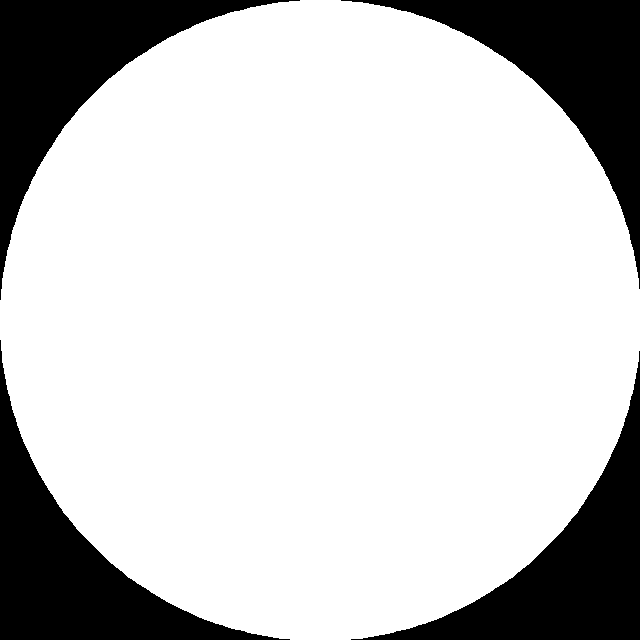
#> input picture input/0.bmp, 640 x 640 px
$ python -i ImageProcess.py   (imports and definitions only)   (Python 2 division)
#> lines starting #> are read from the running program, lines starting #| are printed output that depends on the picture; after the words box and inside, x2 and y2 are one past the last pixel; in counts of white or black regions, pixels touching at a corner belong together
from PIL import Image, ImageChops, ImageDraw, ImageFilter
import unittest
import logging

Left = 160
Top = 50
width = 640
height = 640

def createEllipseMaskImage( width, height ):
    assert width >= 0 and  height >= 0
    im = Image.new( "1", ( width, height ) , 0 )
    draw = ImageDraw.Draw( im, "1" )
    draw.ellipse( ( 0, 0, width, height ), fill = 1, outline = 1 )
    return im

def cutImage( im, startX, startY, width, height ):
    assert width > 0 and height > 0 and startX >= 0 and startY >= 0
    return im.crop( ( startX, startY, startX + width, startY + height ) )

# [5 lines left out: function addEllipseMask, not called in this run]

def locateEllipseInImage( im ):
    global Left, Top, width, height
    return  Left, Top, width, height

def getEllipseHistogram( im ):
    w, h = im.size
    imMask = createEllipseMaskImage( w, h )
    histogram = im.histogram( imMask )
    filter = list()
    for i in range( 41 ):
        filter.append( 1 )
    if str( im.mode ) == "L":
        _filterList( histogram, filter )
    elif str( im.mode ) == "RGB":
        _filterList( histogram, filter, start = 0, end = 256 )
        _filterList( histogram, filter, start = 256, end = 512 )
        _filterList( histogram, filter, start = 512, end = 768 )
    return histogram

# [18 lines left out: function _drawEllipseHistogramL, not called in this run]

def drawEllipseHistogram( im ):
    if str( im.mode ) == "L":
        return _drawEllipseHistogramL( im )
    assert str( im.mode ) == "RGB"
    imOut = Image.new( "RGB", ( 3 * 256, 120 ), "rgb(255,255,255)" )
    draw = ImageDraw.Draw( imOut, "RGB" )
    histogram = getEllipseHistogram( im )
    pixCountMaxR = 0
    pixCountMaxG = 0
    pixCountMaxB = 0
    for index in range( 256 ):
        if histogram[index] > pixCountMaxR:
            pixCountMaxR = histogram[index ]
        if histogram[index + 256] > pixCountMaxG:
            pixCountMaxG = histogram[index + 256]
        if histogram[index + 512] > pixCountMaxB:
            pixCountMaxB = histogram[index + 512]
    for index in range( 256 ):
        countR = histogram[index]
        countG = histogram[index + 256]
        countB = histogram[index + 512]
        ratioR = float( countR / float( pixCountMaxR ) )
        ratioG = float( countG / float( pixCountMaxG ) )
        ratioB = float( countB / float( pixCountMaxB ) )
        draw.line( [( index, 100 ), ( index, 100 - int( ratioR * 100 ) )], "rgb(255,0,0)" )
        draw.line( [( index + 256, 100 ), ( index + 256, 100 - int( ratioG * 100 ) )], "rgb(0,255,0)" )
        draw.line( [( index + 512, 100 ), ( index + 512, 100 - int( ratioB * 100 ) )], "rgb(0,0,255)" )
    draw.line( [( 0, 100 ), ( 767, 100 )], "rgb(125,125,125)" )
    averageR, averageG, averageB = getEllipseAverageRGB( im )
    maxR, maxG, maxB = getEllipseMaxCountRGB( im )
    msg = "maxRGB(%d, %d, %d), averageRGB(%d, %d, %d)" % ( maxR, maxG, maxB, averageR, averageG, averageB )
    draw.text( ( 50, 105 ), text = msg, fill = "rgb(0,0,0)", font = None )
    return imOut


# [16 lines left out: function getEllipseAverageBright, not called in this run]


def getEllipseAverageRGB( im ):
    assert str( im.mode ) == "RGB"
    histogram = getEllipseHistogram( im )
    countPixelsR = 0
    countPixelsG = 0
    countPixelsB = 0
    for index in range( 256 ):
        countPixelsR = countPixelsR + histogram[index]
        countPixelsG = countPixelsG + histogram[index + 256]
        countPixelsB = countPixelsB + histogram[index + 512]
    averageBrightR = 0
    averageBrightG = 0
    averageBrightB = 0
    for index in range( 256 ):
        if countPixelsR != 0:
            averageBrightR = averageBrightR + float( index * histogram[index ] ) / countPixelsR
        if countPixelsG != 0:
            averageBrightG = averageBrightG + float( index * histogram[index + 256] ) / countPixelsG
        if countPixelsB != 0:
            averageBrightB = averageBrightB + float( index * histogram[index + 512] ) / countPixelsB
    return int( averageBrightR ), int( averageBrightG ), int( averageBrightB )


# [10 lines left out: function getEllipseMaxCountBright, not called in this run]

def getEllipseMaxCountRGB( im ):
    assert str( im.mode ) == "RGB"
    histogram = getEllipseHistogram( im )
    maxR = 0
    maxG = 0
    maxB = 0
    targetIndexR = 0
    targetIndexG = 0
    targetIndexB = 0
    for index in range( 256 ):
        if histogram[index] > maxR:
            maxR = histogram[index]
            targetIndexR = index
        if histogram[index + 256] > maxG:
            maxG = histogram[index + 256]
            targetIndexG = index
        if histogram[index + 512] > maxB:
            maxB = histogram[index + 512]
            targetIndexB = index
    return targetIndexR, targetIndexG, targetIndexB

def _filterList( targetList, filter = ( 1, 1, 1 ), start = 0, end = None ):
    assert isinstance( filter, tuple ) or isinstance( filter, list )
    length = len( filter )
    assert length % 2 == 1
    if end == None:
        end = len( targetList )
    newList = []
    for i in range( length / 2 ):
        newList.append( targetList[0] )
    newList.extend( targetList[start: end] )
    for i in range( length / 2 ):
        newList.append( targetList[-1] )
    allWeight = 0
    for i in range( length ):
        allWeight = allWeight + filter[i]

    for i in xrange( start, end ):
        v1 = newList[i - start : i + length - start]
        targetList[i] = _multiList( v1, filter ) / allWeight

def _multiList( v1, v2 ):
    assert len( v1 ) == len( v2 )
    result = 0
    for i in range( len( v1 ) ):
        result = result + v1[i] * v2[i]
    return result

################################################################################
# def removeReflectionPart( im ):
#    w, h = im.size
#    for x in xrange( w ):
#        for y in xrange( h ):
#            if _isLight( im.getpixel( ( x, y ) ) ):
#                im.putpixel( ( x, y ), ( 0, 0, 0 ) )
#
# def _isLight( rgb = ( 1, 1, 1 ) ):
#    r, g, b = rgb
#    if r > 100 and g > 100 and b > 50\
#        and abs( r - g ) / float( max( r, g ) ) < 0.5\
#        and abs( r - b ) / float( max( r, b ) ) < 0.5\
#        and abs( g - b ) / float( max( g, b ) ) < 0.5:
#        return True
#    elif r > 50 and g > 50 and b > 50\
#        and abs( r - g ) / float( max( r, g ) ) < 0.1\
#        and abs( r - b ) / float( max( r, b ) ) < 0.1\
#        and abs( g - b ) / float( max( g, b ) ) < 0.1:
#        return True
#    else:
#        return False
################################################################################


###############################################################################
# for unit test
###############################################################################
class ImageProcessTest( unittest.TestCase ):
    def slow( f ):
        f.slow = True
        return f

    def setUp( self ):
        self._test_im = Image.open( "../../../input/_9.jpg" )

    def tearDown( self ):
        self._test_im = None

    def test_createEllipseMaskImage_0_0( self ):
        createEllipseMaskImage( 0, 0 )

    def test_createEllipseMaskImage_1_1( self ):
        createEllipseMaskImage( 1, 1 )

    def test_createEllipseMaskImage_640_640( self ):
        createEllipseMaskImage( 640, 640 )

    def test_createEllipseMaskImage_639_639( self ):
        createEllipseMaskImage( 639, 639 )

    def test_cutImage_0_0_0_0( self ):
        self.assertRaises( AssertionError, cutImage, self._test_im, 0, 0, 0, 0 )

    def test_cutImage_0_0_1_1( self ):
        cutImage( self._test_im, 0, 0, 1, 1 )

    def test_cutImage_160_50_640_640( self ):
        cutImage( self._test_im, 160, 50, 640, 640 )

    def test_cutImage_160_50_800_800( self ):
        cutImage( self._test_im, 160, 50, 8000, 8000 )

    # [4 lines left out: function test_addEllipseMask, not called in this run]

    def test_locateEllipseInImage( self ):
        global Left, Top, width, height
        self.assertEqual( locateEllipseInImage( self._test_im ) , ( Left, Top, width, height ) )

    def test_getEllipseHistogramRGB( self ):
        im = Image.new( "RGB", ( 640, 640 ), "rgb(255,255,255)" )
        self.assertEqual( getEllipseHistogram( im )[255], 322838 )

    # [4 lines left out: function test_getEllipseHistogramL, not called in this run]

    def test_getEllipseAverageBright( self ):
        im = cutImage( self._test_im, 160, 50, 640, 640 )
        self.assertEqual( getEllipseAverageBright( im ), 127 )

    def test_getEllipseAverageBright_White( self ):
        im = Image.new( "RGB", ( 640, 640 ), "rgb(255,255,255)" )
        self.assertEqual( getEllipseAverageBright( im ), 255 )

    def test_getEllipseAverageBright_Black( self ):
        im = Image.new( "RGB", ( 640, 640 ), "rgb(0,0,0)" )
        self.assertEqual( getEllipseAverageBright( im ), 0 )

    def test_drawEllipseHistogram( self ):
        im = self._test_im.filter( ImageFilter.SMOOTH_MORE ).filter( ImageFilter.SMOOTH_MORE )
        im = drawEllipseHistogram( im )

    def test_drawEllipseHistogram_Bright( self ):
        im = self._test_im.filter( ImageFilter.SMOOTH_MORE ).filter( ImageFilter.SMOOTH_MORE )
        im = drawEllipseHistogram( im.convert( "L" ) )

    def test_getEllipseAverageRGB( self ):
        im = cutImage( self._test_im, 160, 50, 640, 640 )
        self.assertEqual( getEllipseAverageRGB( im ), ( 177, 119, 41 ) )

    def test_getEllipseAverageRGB_White( self ):
        im = Image.new( "RGB", ( 640, 640 ), "rgb(255,255,255)" )
        self.assertEqual( getEllipseAverageRGB( im ), ( 255, 255, 255 ) )

    def test_getEllipseAverageRGB_Black( self ):
        im = Image.new( "RGB", ( 640, 640 ), "rgb(0,0,0)" )
        self.assertEqual( getEllipseAverageRGB( im ), ( 0, 0, 0 ) )

    def test_getEllipseMaxCountBright( self ):
        im = cutImage( self._test_im, 160, 50, 640, 640 )
        self.assertEqual( getEllipseMaxCountBright( im ), 173 )

    def test_getEllipseMaxCountBright_0( self ):
        im = Image.new( "RGB", ( 640, 640 ), "rgb(0,0,0)" )
        self.assertEqual( getEllipseMaxCountBright( im ), 0 )

    def test_getEllipseMaxCountBright_255( self ):
        im = Image.new( "RGB", ( 640, 640 ), "rgb(255,255,255)" )
        self.assertEqual( getEllipseMaxCountBright( im ), 255 )

    def test_getEllipseMaxCountRGB( self ):
        im = cutImage( self._test_im, 160, 50, 640, 640 )
        self.assertEqual( getEllipseMaxCountRGB( im ), ( 240, 156, 0 ) )

    def test_getEllipseMaxCountRGB_0( self ):
        im = Image.new( "RGB", ( 640, 640 ), "rgb(0,0,0)" )
        self.assertEqual( getEllipseMaxCountRGB( im ), ( 0, 0, 0 ) )

    def test_getEllipseMaxCountRGB_255( self ):
        im = Image.new( "RGB", ( 640, 640 ), "rgb(255,255,255)" )
        self.assertEqual( getEllipseMaxCountRGB( im ), ( 255, 255, 255 ) )

    def test_filterList( self ):
        l = list( range( 256 ) )
        _filterList( l )

>>> from PIL import Image
>>> picture = Image.open('../../../input/0.bmp')
#> picture is the input picture: PIL image 640x640 RGB; 78.8% white; 4 black regions, box (x1, y1, x2, y2) and area: (0, 0, 300, 300) 21924, (0, 340, 290, 640) 21757, (341, 0, 640, 289) 21624, (351, 351, 640, 640) 21457
>>> result = drawEllipseHistogram(picture)
#> in drawEllipseHistogram, `imOut = Image.new( "RGB", ( 3 * 256, 120 ), "rgb(255,255,255)" )`: imOut: PIL image 768x120 RGB; every value is 255
#> in createEllipseMaskImage, `im = Image.new( "1", ( width, height ) , 0 )`: im: PIL image 640x640 1; every value is 0
#> in getEllipseHistogram, `imMask = createEllipseMaskImage( w, h )`:
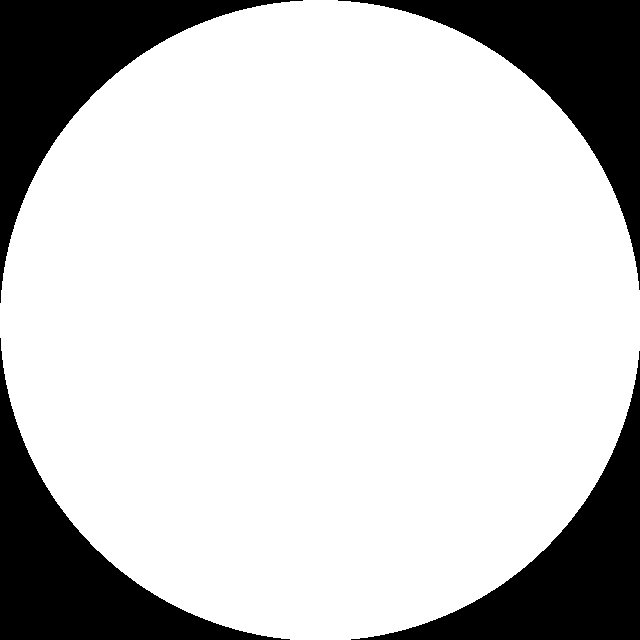
#> imMask: PIL image 640x640 1; 78.8% white; 4 black regions, box (x1, y1, x2, y2) and area: (0, 0, 303, 303) 22062, (338, 0, 640, 290) 21759, (0, 338, 290, 640) 21759, (351, 351, 640, 640) 21457
#> in getEllipseHistogram, `histogram = im.histogram( imMask )`: histogram = 768 values, max 322469 at index 255, min 0 at index 1, mean 1260
#> after the loop in _filterList, `for i in range( length / 2 ):`: newList = [94, 94, 94, 94, 94, 94, 94, 94, 94, 94, 94, 94, 94, 94, 94, 94, 94, 94, 94, 94]
#> after the loop in _filterList, `for i in range( length / 2 ):`: newList = 296 values, max 322469 at index 275, min 0 at index 21, mean 22884.5
#> after the loop in _filterList, `for i in xrange( start, end ):`: targetList = 768 values, max 322469 at index 511, min 0 at index 21, mean 3206.3
#> in drawEllipseHistogram, `histogram = getEllipseHistogram( im )`: histogram = 768 values, max 165167 at index 255, min 0 at index 21, mean 7098.4
#> the loop in drawEllipseHistogram, `for index in range( 256 ):` made 256 passes
#> (pixCountMaxR, pixCountMaxG, pixCountMaxB) on passes 1, 236, 237, 238, 239, 240, 241, 242, 243, 244, 245, 246: (48, 25, 25), (7865, 7865, 7865), (15730, 15730, 15730), (23595, 23595, 23595), (31460, 31460, 31460), (39325, 39325, 39325), (47190, 47190, 47190), (55055, 55055, 55055), (62920, 62920, 62920), (70785, 70785, 70785), (78650, 78650, 78650), (86516, 86516, 86516)
#> after the loop in drawEllipseHistogram, `for index in range( 256 ):`: pixCountMaxB = 165167
#> the loop in drawEllipseHistogram, `for index in range( 256 ):` made 256 passes
#> (countR, countG, countB, ratioR, ratioG, ratioB) on passes 1 to 3: (48, 25, 25, 0.000291, 0.000151, 0.000151), (45, 24, 24, 0.000272, 0.000145, 0.000145), (43, 23, 23, 0.00026, 0.000139, 0.000139)
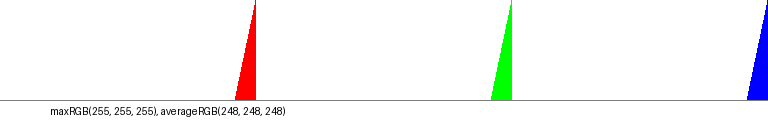
#> result: PIL image 768x120 RGB; mean R, G, B 246.3, 246.3, 246.3

$ run again, on input/_9_birght_histogram.jpg
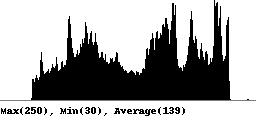
#> input picture input/_9_birght_histogram.jpg, 256 x 120 px
#> picture is the input picture: PIL image 256x120 L; min 0, max 255, mean 169.2
#> imOut: PIL image 256x120 L; every value is 255
#> im: PIL image 256x120 1; every value is 0
#> in getEllipseHistogram, `imMask = createEllipseMaskImage( w, h )`:
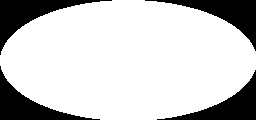
#> imMask: PIL image 256x120 1; 79.3% white; 4 black regions, box (x1, y1, x2, y2) and area: (0, 0, 112, 55) 1672, (145, 0, 256, 51) 1617, (0, 66, 100, 120) 1560, (157, 70, 256, 120) 1506
#> in getEllipseHistogram, `histogram = im.histogram( imMask )`: histogram = 256 values, max 11866 at index 255, min 0 at index 26, mean 95.18
#> end = 256
#> after the loop in _filterList, `for i in range( length / 2 ):`: newList = [7825, 7825, 7825, 7825, 7825, 7825, 7825, 7825, 7825, 7825, 7825, 7825, 7825, 7825, 7825, 7825, 7825, 7825, 7825, 7825]
#> after the loop in _filterList, `for i in range( length / 2 ):`: newList = 296 values, max 11866 at index 275, min 0 at index 46, mean 1412.8
#> after the loop in _filterList, `for i in xrange( start, end ):`: targetList = 256 values, max 6133 at index 255, min 0 at index 43, mean 445.4
#> in _drawEllipseHistogramL, `histogram = getEllipseHistogram( im )`: histogram has the same summary as targetList in _filterList
#> the loop in _drawEllipseHistogramL, `for index in range( 256 ):` made 256 passes
#> after the loop in _drawEllipseHistogramL, `for index in range( 256 ):`: pixelCountMax = 6133
#> the loop in _drawEllipseHistogramL, `for index in range( 256 ):` made 256 passes
#> in getEllipseAverageBright, `histogram = getEllipseHistogram( im )`: histogram has the same summary as targetList in _filterList
#> the loop in getEllipseAverageBright, `for count in histogram:` made 256 passes
#> after the loop in getEllipseAverageBright, `for count in histogram:`: countPixels = 114021; index = 256
#> the loop in getEllipseAverageBright, `for count in histogram:` made 256 passes
#> after the loop in getEllipseAverageBright, `for count in histogram:`: averageBright = 151.9; index = 256
#> average = 151
#> in getEllipseMaxCountBright, `histogram = getEllipseHistogram( im )`: histogram has the same summary as targetList in _filterList
#> the loop in getEllipseMaxCountBright, `for index in range( 256 ):` made 256 passes
#> after the loop in getEllipseMaxCountBright, `for index in range( 256 ):`: maxBright = 6133; targetIndex = 255
#> in drawEllipseHistogram, `return _drawEllipseHistogramL( im )`:
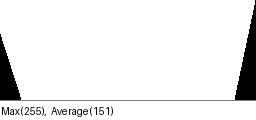
#> returned value: PIL image 256x120 L; min 0, max 255, mean 236.7
